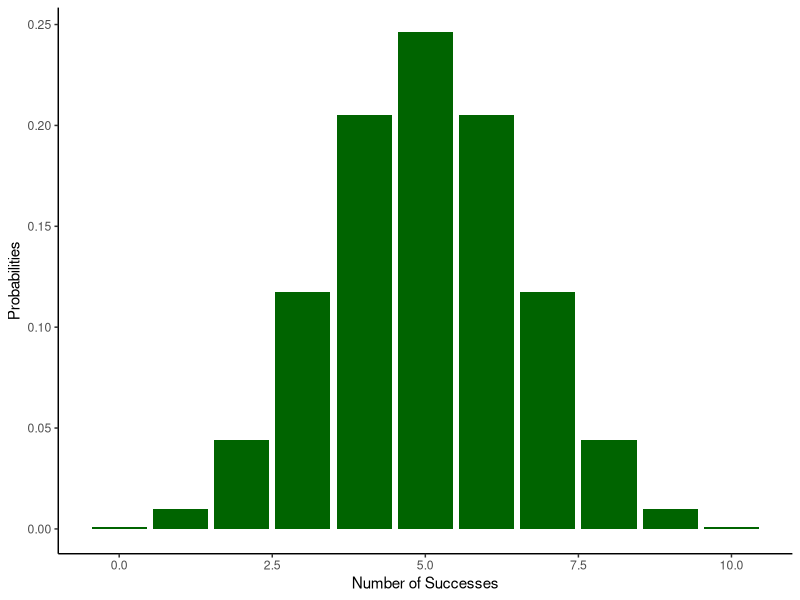
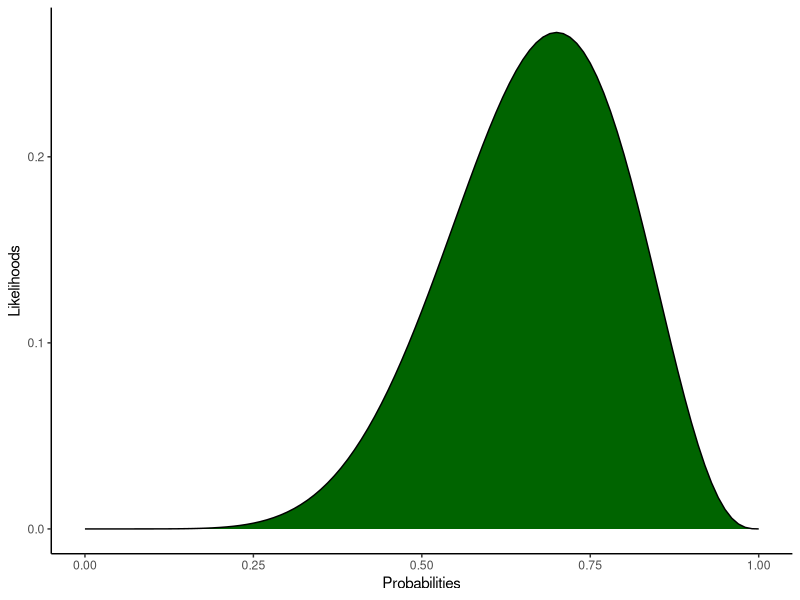
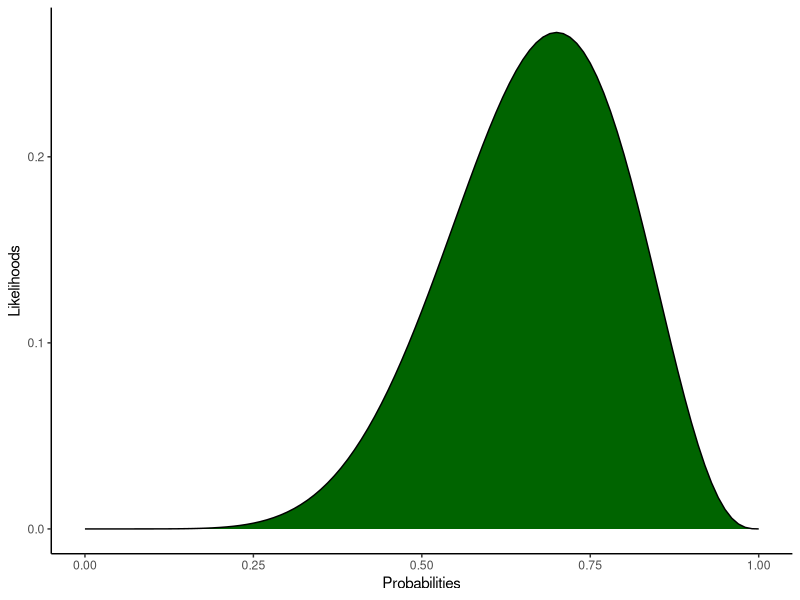

Write the R code that produced these figures, in order. (Note: this script raises an error after producing the figures.)
## ---- chunk 1
library(tidyverse)
## ---- chunk 2
data <- data.frame(Successes = 0:10,
                   Probabilities = dbinom(x = 0:10, size = 10, prob = .5))
data
## ---- chunk 3
sum(data$Probabilities)
## ---- chunk 4
ggplot(data = data, aes(x = Successes, y = Probabilities)) +
  geom_col(position = "dodge", fill = "darkgreen") +
  labs(x = "Number of Successes") +
  theme_classic()
## ---- chunk 5
data <- data.frame(Probabilities = seq(0,1,.01),
                   Likelihoods = dbinom(x = 7, size = 10, prob = seq(0,1,.01)))
head(data)
## ---- chunk 6
ggplot(data = data, aes(x = Probabilities, y = Likelihoods)) +
  geom_density(stat = "identity", fill = "darkgreen") +
  theme_classic()
## ---- chunk 7
ggplot(data = data, aes(x = Probabilities, y = Likelihoods)) +
  geom_density(stat = "identity", fill = "darkgreen") +
  theme_classic()
## ---- chunk 8
knitr::include_graphics("images/BF_pvalue.png")
